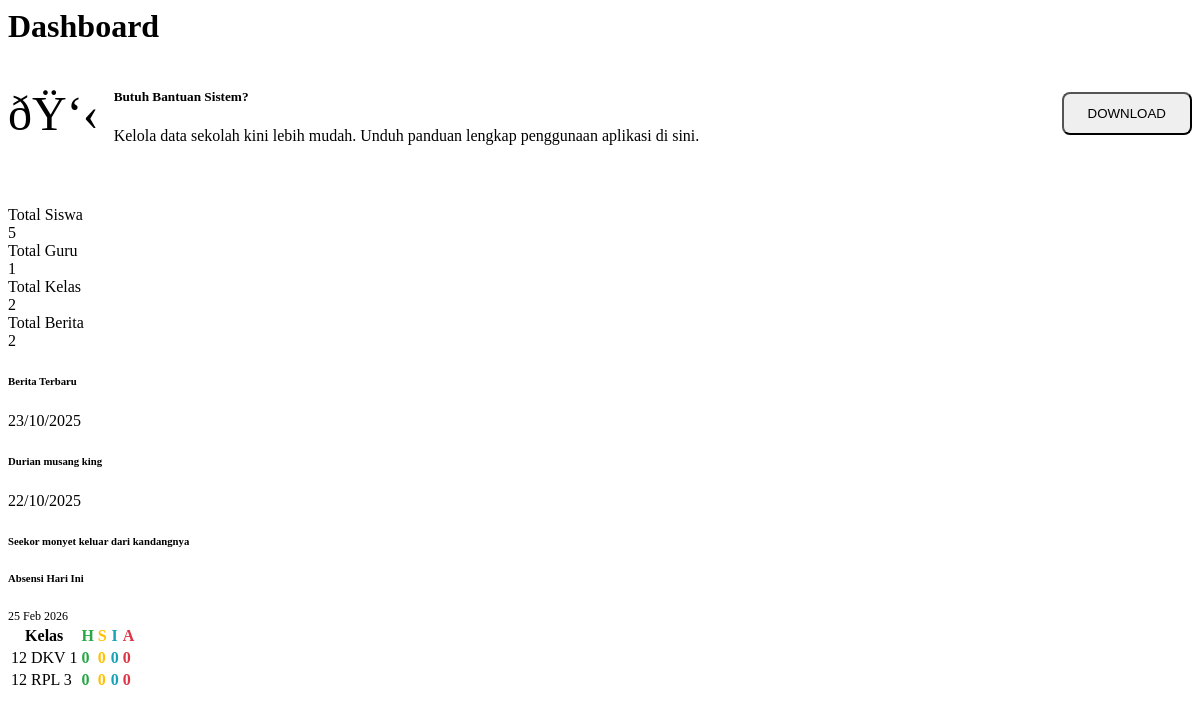
/backend/modules/dashboard.php, run on an earlier commit of the app's database.
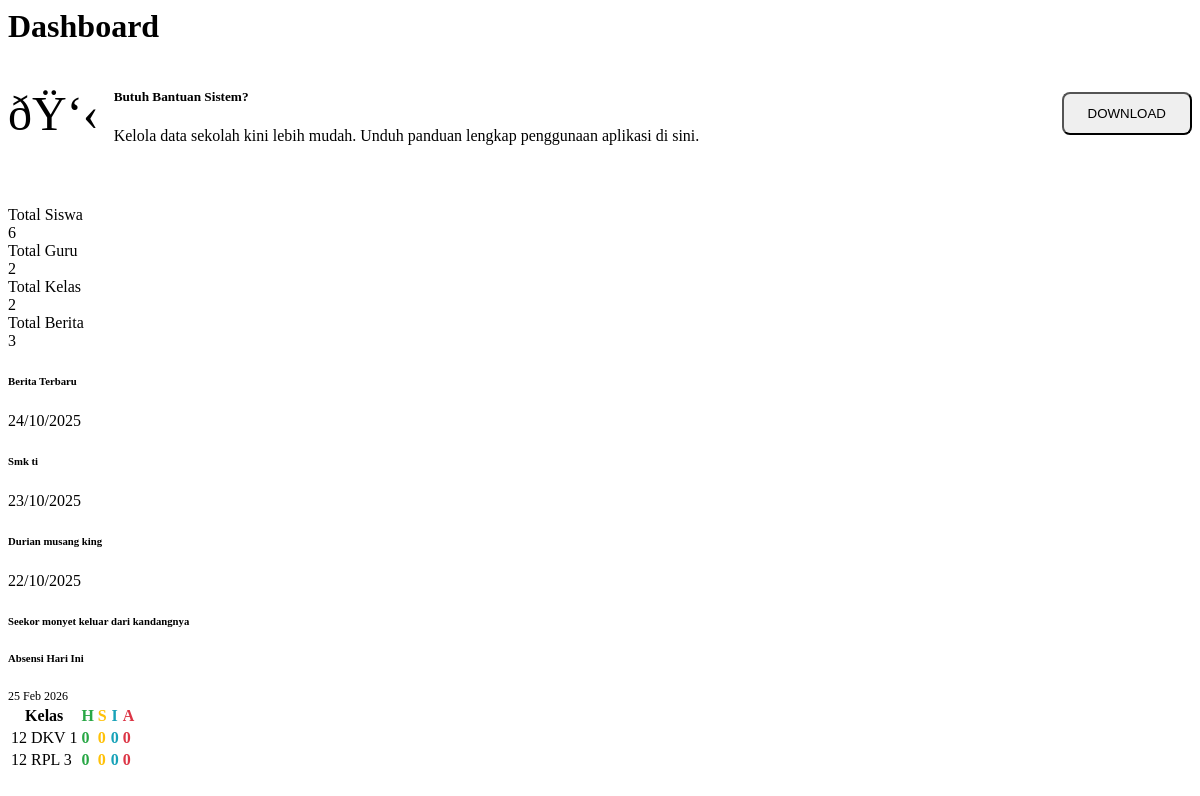
And on a later commit of the database.
### tables this page shows
CREATE TABLE `berita` (
  `id` int NOT NULL,
  `judul` varchar(255) NOT NULL,
  `isi` text NOT NULL,
  `tags` varchar(255) DEFAULT NULL,
  `gambar` varchar(255) DEFAULT NULL,
  `tanggal` datetime NOT NULL DEFAULT CURRENT_TIMESTAMP,
  `penulis` varchar(100) NOT NULL
);

### backend/modules/dashboard.php (the view, shortened to what the changed rows need)
<?php
function getTableCount($db, $table)
{
    try {
        $query = "SELECT COUNT(*) as count FROM $table";
        $result = mysqli_query($db, $query);
        return mysqli_fetch_assoc($result)['count'] ?? 0;
    } catch (mysqli_sql_exception $e) {
        return 0;
    }
}
$siswaCount = getTableCount($db, 'siswa');
$guruCount = getTableCount($db, 'guru');
$kelasCount = getTableCount($db, 'kelas');
$beritaCount = getTableCount($db, 'berita');
$tablesExist = true;
if ($tablesExist):
    ?>
    <div class="container-fluid">
        <div class="d-sm-flex align-items-center justify-content-between mb-4">
            <h1 class="h3 mb-0 text-gray-800">Dashboard</h1>
        </div>
        <div class="row mb-4 lazy-section" data-lazy="banner">
            <div class="col-12">
                <div class="card bg-primary text-white help-banner">
                    <div
                        style="position: absolute; width: 80px; height: 80px; background: rgba(255,255,255,0.08); border-radius: 50%; bottom: -20px; right: 20px; z-index: 1;">
                    </div>
                    <div
                        style="position: absolute; width: 60px; height: 60px; background: rgba(255,255,255,0.12); border-radius: 50%; top: 20px; left: -20px; z-index: 1;">
                    </div>
                    <div class="card-body p-3 p-md-4" style="position: relative; z-index: 2;">
                        <div class="banner-content">
                            <div class="banner-text">
                                <div class="emoji">ðŸ‘‹</div>
                                <div>
                                    <h5 class="card-title mb-2 font-weight-bold">Butuh Bantuan Sistem?</h5>
                                    <p class="card-text mb-0">Kelola data sekolah kini lebih mudah. Unduh panduan lengkap
                                        penggunaan aplikasi di sini.</p>
                                </div>
                            </div>
                            <button class="btn btn-warning font-weight-bold btn-download"
                                style="padding: 12px 24px; border-radius: 8px; white-space: nowrap;"
                                onclick="openPanduanPDF()">
                                <i class="fas fa-download"></i> DOWNLOAD
                            </button>
                        </div>
                    </div>
                </div>
            </div>
        </div>
        <div class="row lazy-section" data-lazy="stats">
            <div class="col-6 col-lg-3 mb-4">
                <div class="card border-left-primary h-100 py-2 stat-card">
                    <div class="card-body">
                        <div class="row no-gutters align-items-center">
                            <div class="col mr-2">
                                <div class="text-xs font-weight-bold text-primary text-uppercase mb-1">
                                    Total Siswa</div>
                                <div class="h5 mb-0 font-weight-bold text-gray-800"><?= $siswaCount ?></div>
                            </div>
                        </div>
                    </div>
                </div>
            </div>
            <div class="col-6 col-lg-3 mb-4">
                <div class="card border-left-success h-100 py-2 stat-card">
                    <div class="card-body">
                        <div class="row no-gutters align-items-center">
                            <div class="col mr-2">
                                <div class="text-xs font-weight-bold text-success text-uppercase mb-1">
                                    Total Guru</div>
                                <div class="h5 mb-0 font-weight-bold text-gray-800"><?= $guruCount ?></div>
                            </div>
                        </div>
                    </div>
                </div>
            </div>
            <div class="col-6 col-lg-3 mb-4">
                <div class="card border-left-info h-100 py-2 stat-card">
                    <div class="card-body">
                        <div class="row no-gutters align-items-center">
                            <div class="col mr-2">
                                <div class="text-xs font-weight-bold text-info text-uppercase mb-1">
                                    Total Kelas</div>
                                <div class="h5 mb-0 font-weight-bold text-gray-800"><?= $kelasCount ?></div>
                            </div>
                        </div>
                    </div>
                </div>
            </div>
            <div class="col-6 col-lg-3 mb-4">
                <div class="card border-left-warning h-100 py-2 stat-card">
                    <div class="card-body">
                        <div class="row no-gutters align-items-center">
                            <div class="col mr-2">
                                <div class="text-xs font-weight-bold text-warning text-uppercase mb-1">
                                    Total Berita</div>
                                <div class="h5 mb-0 font-weight-bold text-gray-800"><?= $beritaCount ?></div>
                            </div>
                        </div>
                    </div>
                </div>
            </div>
        </div>
        <div class="row lazy-section" data-lazy="content">
            <div class="col-lg-6 mb-4">
                <div class="card shadow">
                    <div class="card-header">
                        <h6 class="m-0 font-weight-bold">Berita Terbaru</h6>
                    </div>
                    <div class="card-body">
                        <?php
                        $query = "SELECT * FROM berita ORDER BY tanggal DESC LIMIT 5";
                        $result = mysqli_query($db, $query);
                        if (mysqli_num_rows($result) > 0):
                            while ($berita = mysqli_fetch_assoc($result)):
                                ?>
                                <div class="mb-3">
                                    <div class="small text-gray-500"><?= date('d/m/Y', strtotime($berita['tanggal'])) ?></div>
                                    <h6 class="mb-0"><?= htmlspecialchars($berita['judul']) ?></h6>
                                </div>
                                <?php
                            endwhile;
                        else:
                            ?>
                            <p class="text-center text-muted">Belum ada berita</p>
                        <?php endif; ?>
                    </div>
                </div>
            </div>
            <div class="col-lg-6 mb-4">
                <div class="card shadow">
                    <div class="card-header bg-primary text-white">
                        <div class="d-flex justify-content-between align-items-center flex-wrap gap-2">
                            <h6 class="m-0 font-weight-bold">Absensi Hari Ini</h6>
                            <span class="badge badge-light" style="font-size: 0.75rem;">
                                <?= date('d M Y') ?>
                            </span>
                        </div>
                    </div>
                    <div class="card-body p-0">
                        <?php
                        $query = "SELECT k.kelas_id, k.nama as kelas,
                                        COALESCE(SUM(CASE WHEN ad.status = 'Hadir' THEN 1 ELSE 0 END), 0) as hadir,
                                        COALESCE(SUM(CASE WHEN ad.status = 'Sakit' THEN 1 ELSE 0 END), 0) as sakit,
                                        COALESCE(SUM(CASE WHEN ad.status = 'Izin' THEN 1 ELSE 0 END), 0) as izin,
                                        COALESCE(SUM(CASE WHEN ad.status = 'Alpha' THEN 1 ELSE 0 END), 0) as alpha
                                 FROM kelas k
                                 LEFT JOIN absensi_detail ad ON k.kelas_id = ad.kelas_id AND ad.tanggal = CURDATE()
                                 GROUP BY k.kelas_id, k.nama
                                 ORDER BY k.nama ASC";
                        $result = mysqli_query($db, $query);
                        if (mysqli_num_rows($result) > 0):
                            ?>
                            <div class="table-responsive">
                                <table class="table table-hover mb-0 table-sm">
                                    <thead class="bg-light">
                                        <tr>
                                            <th class="border-top-0">Kelas</th>
                                            <th class="border-top-0 text-center" style="color: #28a745;" title="Hadir">H</th>
                                            <th class="border-top-0 text-center" style="color: #ffc107;" title="Sakit">S</th>
                                            <th class="border-top-0 text-center" style="color: #17a2b8;" title="Izin">I</th>
                                            <th class="border-top-0 text-center" style="color: #dc3545;" title="Alpha">A</th>
                                        </tr>
                                    </thead>
                                    <tbody>
                                        <?php while ($row = mysqli_fetch_assoc($result)): ?>
                                            <tr>
                                                <td class="text-truncate" style="max-width: 120px;">
                                                    <?= htmlspecialchars($row['kelas']) ?>
                                                </td>
                                                <td class="text-center" style="color: #28a745;">
                                                    <strong><?= $row['hadir'] ?></strong>
                                                </td>
                                                <td class="text-center" style="color: #ffc107;">
                                                    <strong><?= $row['sakit'] ?></strong>
                                                </td>
                                                <td class="text-center" style="color: #17a2b8;"><strong><?= $row['izin'] ?></strong>
                                                </td>
                                                <td class="text-center" style="color: #dc3545;">
                                                    <strong><?= $row['alpha'] ?></strong>
                                                </td>
                                            </tr>
                                        <?php endwhile; ?>
                                    </tbody>
                                </table>
                            </div>
                        <?php else: ?>
                            <p class="text-center p-3 text-muted">Belum ada data absensi hari ini</p>
                        <?php endif; ?>
                    </div>
                </div>
            </div>
        </div>
    </div>
    <?php
endif;
?>

What changed in the data, as far as the page shows it:
added berita: tanggal "24/10/2025", judul "Smk ti"
Also different on the page:
$siswaCount: "5" → "6"
$guruCount: "1" → "2"
$beritaCount: "2" → "3"
